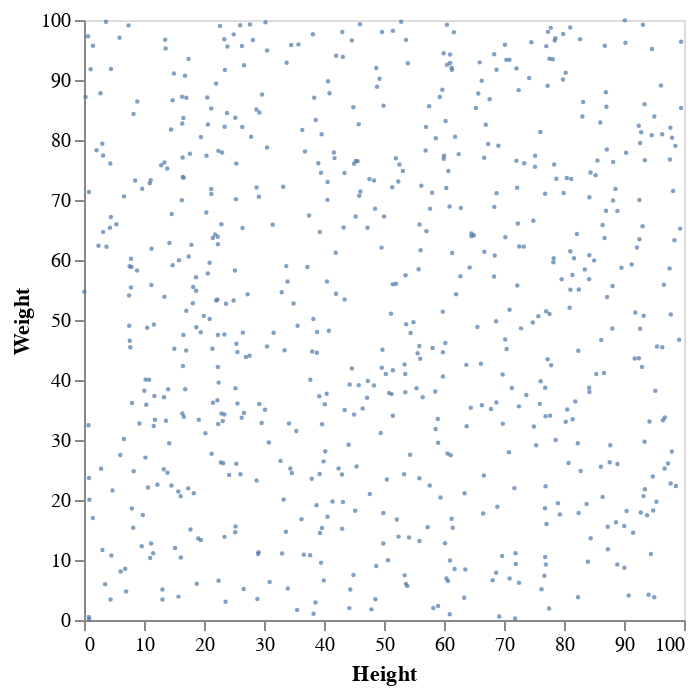

Notebook cell for this chart:
### Markdown cell above
We will do a lot of altering axis and colors in altair. We do this by specifying alt.axistype and then passing various options.

Do you see any clustering the in the above plots? What about if we give names to the different columns?

### Code cell
alt.Chart(df).mark_circle(size=5).encode(
    alt.X('x', axis=alt.Axis(grid=False, title='Height')),
    alt.Y('y', axis=alt.Axis(grid=False, title='Weight')))

### Figure 1 — Vega-Lite specification as saved in the notebook (floating-point values rounded to 4 significant figures; data arrays with more than 128 entries replaced by an {"elided": "..."} marker saying what was removed)
{"config": {"view": {"continuousWidth": 300, "continuousHeight": 300}}, "data": {"name": "data-51578640c532d097b446131a14ee596f"}, "mark": {"type": "circle", "size": 5}, "encoding": {"x": {"axis": {"grid": false, "title": "Height"}, "field": "x", "type": "quantitative"}, "y": {"axis": {"grid": false, "title": "Weight"}, "field": "y", "type": "quantitative"}}, "$schema": "https://vega.github.io/schema/vega-lite/v5.14.1.json", "datasets": {"data-51578640c532d097b446131a14ee596f": {"elided": "700 records"}}}
